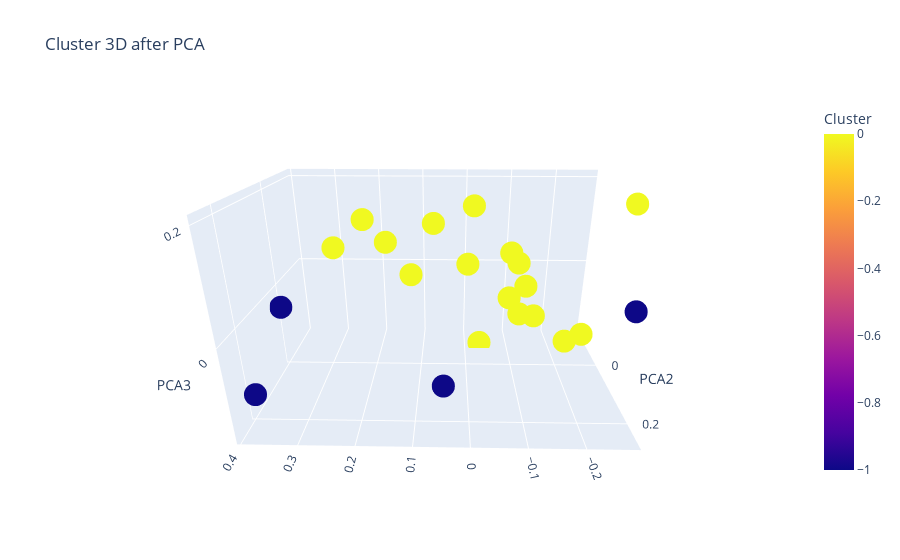

Notebook source saved alongside this figure:
### Code cell
df_pca_DB=pd.DataFrame(X_pca_DB, columns=['PCA1', 'PCA2', 'PCA3'], index= df_final.index)
df_pca_DB['Cluster']= df_final['DBSCAN_opt_labels']
df_pca_DB['Nationality']= df_final.index

fig= px.scatter_3d(df_pca_DB, x='PCA1', y='PCA2', z='PCA3', color='Cluster', hover_name='Nationality', title= 'Cluster 3D after PCA')
fig.show()

### Figure 1 — Plotly figure (JSON) as saved in the notebook; plotly's stock layout.template omitted (floating-point values rounded to 4 significant figures)
{"data": [{"hovertemplate": "<b>%{hovertext}</b><br><br>PCA1=%{x}<br>PCA2=%{y}<br>PCA3=%{z}<br>Cluster=%{marker.color}<extra></extra>", "hovertext": ["Australia", "Austria", "Belgium", "Canada", "China", "Denmark", "Finland", "France", "Germany", "India", "Ireland", "Italy", "Netherlands", "Norway", "Poland", "Portugal", "Spain", "Sweden", "Switzerland", "United Kingdom", "USA"], "legendgroup": "", "marker": {"color": [0, 0, 0, 0, -1, 0, 0, 0, 0, -1, -1, 0, 0, 0, 0, 0, 0, 0, 0, -1, 0], "coloraxis": "coloraxis", "symbol": "circle"}, "mode": "markers", "name": "", "scene": "scene", "showlegend": false, "type": "scatter3d", "x": [-0.01697, -0.0335, -0.1263, -0.004618, 0.04932, 0.1228, 0.1707, -0.1443, -0.1344, -0.2455, 0.3846, -0.1766, -0.09472, 0.3017, -0.06074, -0.272, -0.2366, 0.2159, -0.1595, 0.3857, 0.07498], "y": [-0.1527, -0.07839, -0.1407, -0.1356, 0.1401, -0.04072, -0.00804, -0.127, -0.1382, 0.2554, 0.216, 0.1339, -0.05124, -0.091, 0.1897, 0.1288, 0.04035, -0.01163, -0.084, 0.04316, -0.08813], "z": [0.1359, -0.1792, 0.001907, 6.12e-05, -0.1537, 0.009, 0.09239, -0.0518, -0.1311, 0.06582, -0.1239, -0.05442, 0.05677, 0.05316, 0.05807, 0.2032, -0.09013, 0.1385, -0.1093, -0.03252, 0.1112]}], "layout": {"autosize": true, "coloraxis": {"colorbar": {"title": {"text": "Cluster"}}, "colorscale": [[0, "#0d0887"], [0.1111, "#46039f"], [0.2222, "#7201a8"], [0.3333, "#9c179e"], [0.4444, "#bd3786"], [0.5556, "#d8576b"], [0.6667, "#ed7953"], [0.7778, "#fb9f3a"], [0.8889, "#fdca26"], [1, "#f0f921"]]}, "legend": {"tracegroupgap": 0}, "scene": {"aspectmode": "auto", "aspectratio": {"x": 1.405, "y": 0.8717, "z": 0.8166}, "camera": {"center": {"x": 0, "y": 0, "z": 0}, "eye": {"x": -0.03427, "y": 1.688, "z": 0.7193}, "projection": {"type": "perspective"}, "up": {"x": 0, "y": 0, "z": 1}}, "domain": {"x": [0, 1], "y": [0, 1]}, "xaxis": {"title": {"text": "PCA1"}, "type": "linear"}, "yaxis": {"title": {"text": "PCA2"}, "type": "linear"}, "zaxis": {"title": {"text": "PCA3"}, "type": "linear"}}, "title": {"text": "Cluster 3D after PCA"}}}
